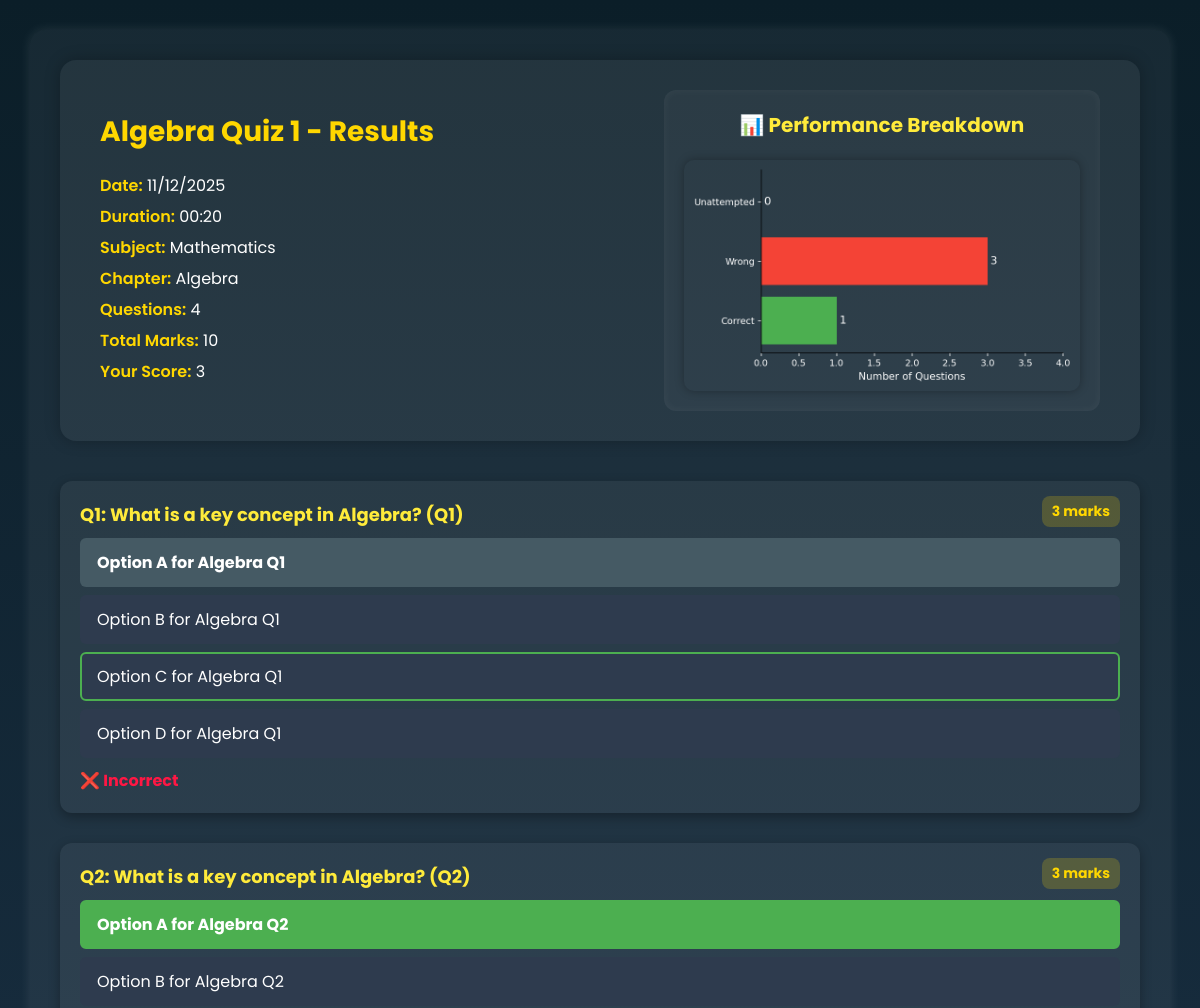
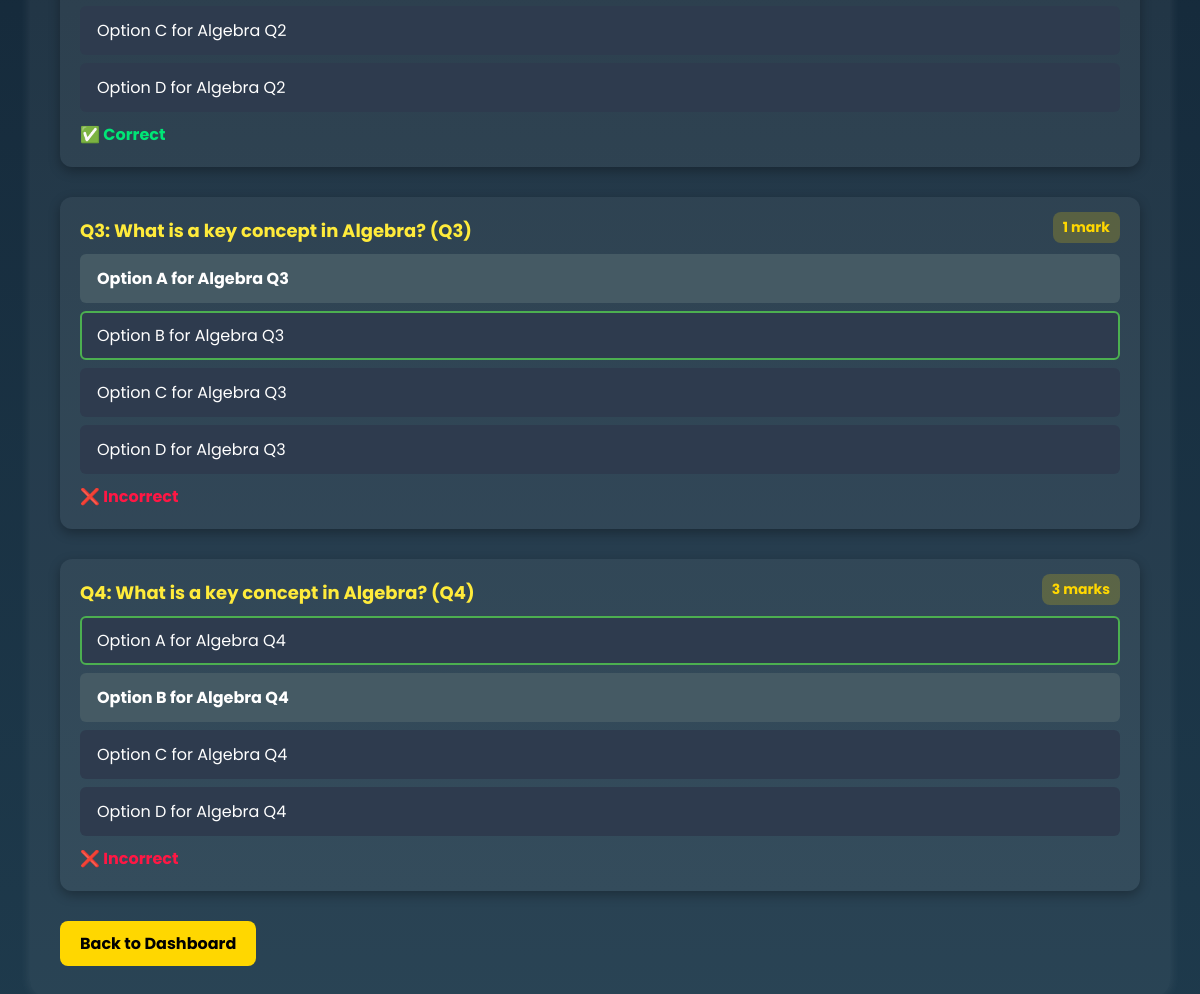
The page /quiz/1/result (signed in) on the database its author committed (2 pictures, top to bottom).
### models/database.py (models this page shows)
class Quiz(db.Model):
    __tablename__ = 'quiz'
    quiz_id = db.Column(db.Integer, primary_key=True, autoincrement=True)
    chap_id = db.Column(db.Integer, db.ForeignKey('chapter.chap_id', ondelete="CASCADE"), index=True, nullable=False)
    quiz_name = db.Column(db.String(255), nullable=False, default="Untitled Quiz")  # ✅ Added field
    date_of_quiz = db.Column(db.Date, nullable=True)
    duration = db.Column(db.Time, nullable=False)
    remarks = db.Column(db.Text, nullable=True)
    total_marks = db.Column(db.Integer, nullable=True)
    questions = db.relationship('Question', backref='quiz', cascade="all, delete", lazy=True)
    scores = db.relationship('Scores', backref='quiz', cascade="all, delete", lazy=True)

class Subject(db.Model):
    __tablename__ = 'subject'
    sub_id = db.Column(db.Integer, primary_key=True, autoincrement=True)
    sub_name = db.Column(db.String(255), nullable=False, unique=True)
    sub_desc = db.Column(db.Text, nullable=True)
    chapters = db.relationship('Chapter', backref='subject', cascade="all, delete", lazy=True)

class Chapter(db.Model):
    __tablename__ = 'chapter'
    chap_id = db.Column(db.Integer, primary_key=True, autoincrement=True)
    chap_name = db.Column(db.String(255), nullable=False)
    chap_desc = db.Column(db.Text, nullable=True)
    sub_id = db.Column(db.Integer, db.ForeignKey('subject.sub_id', ondelete="CASCADE"), index=True, nullable=False)
    quizzes = db.relationship('Quiz', backref='chapter', cascade="all, delete", lazy=True)

class Scores(db.Model):
    __tablename__ = 'scores'
    scr_id = db.Column(db.Integer, primary_key=True, autoincrement=True)
    quiz_id = db.Column(db.Integer, db.ForeignKey('quiz.quiz_id', ondelete="CASCADE"), index=True, nullable=False)
    user_id = db.Column(db.Integer, db.ForeignKey('user.user_id', ondelete="CASCADE"), index=True, nullable=False)
    time_stmt_of_attempt = db.Column(db.DateTime, default=datetime.utcnow, nullable=False)
    total_score = db.Column(db.Integer, nullable=False)

class Question(db.Model):
    __tablename__ = 'question'
    qn_id = db.Column(db.Integer, primary_key=True, autoincrement=True)
    quiz_id = db.Column(db.Integer, db.ForeignKey('quiz.quiz_id', ondelete="CASCADE"), index=True, nullable=False)
    qn_stmt = db.Column(db.Text, nullable=False)
    marks = db.Column(db.Integer, nullable=False)
    options = db.relationship('Options', backref='question', cascade="all, delete", lazy=True)

class Options(db.Model):
    __tablename__ = 'options'
    option_id = db.Column(db.Integer, primary_key=True, autoincrement=True)
    qn_id = db.Column(db.Integer, db.ForeignKey('question.qn_id', ondelete="CASCADE"), index=True, nullable=False)
    option_stmt = db.Column(db.String(255), nullable=False)
    is_crct = db.Column(db.Integer, nullable=False)

### controllers/studentcontroller.py (the view)
@app.route('/quiz/<int:quiz_id>/result')
def result(quiz_id):
    if 'user_id' not in session:
        return redirect(url_for('login'))
    user_id = session['user_id']
    quiz = Quiz.query.get_or_404(quiz_id)
    score = Scores.query.filter_by(user_id=user_id, quiz_id=quiz_id).first()
    questions = Question.query.filter_by(quiz_id=quiz_id).all()
    correct_count = 0
    wrong_count = 0
    unattempted_count = 0
    for q in questions:
        q.options = Options.query.filter_by(qn_id=q.qn_id).all()
        correct_option = next((opt for opt in q.options if opt.is_crct == 1), None)
        q.correct_option_id = correct_option.option_id if correct_option else None
        answer = Answers.query.filter_by(user_id=user_id, quiz_id=quiz_id, qn_id=q.qn_id).first()
        q.selected_option_id = answer.selected_option_id if answer else None
        if q.selected_option_id:
            if str(q.selected_option_id) == str(q.correct_option_id):
                correct_count += 1
            else:
                wrong_count += 1
        else:
            unattempted_count += 1
    categories = ['Correct', 'Wrong', 'Unattempted']
    counts = [correct_count, wrong_count, unattempted_count]
    colors = ['#4caf50', '#f44336', '#ffc107']
    fig, ax = plt.subplots(figsize=(6, 3.5), dpi=140)
    bars = ax.barh(categories, counts, color=colors)
    ax.bar_label(bars, fmt='%d', label_type='edge', padding=3, fontsize=12, color='white')
    ax.set_xlim(0, max(counts) + 1)
    ax.set_xlabel("Number of Questions", fontsize=11, color='white')
    ax.set_ylabel("")
    ax.tick_params(colors='white', labelsize=10)
    ax.set_facecolor('#1e3a4c')
    fig.patch.set_facecolor('#1e3a4c')
    for spine in ['top', 'right']:
        ax.spines[spine].set_visible(False)
    plt.tight_layout()
    buf = io.BytesIO()
    plt.savefig(buf, format='png', transparent=True)
    buf.seek(0)
    chart_data = base64.b64encode(buf.read()).decode('utf-8')
    buf.close()
    plt.close(fig)
    return render_template(
        "result.html",
        quiz=quiz,
        score=score,
        questions=questions,
        chart_data=chart_data
    )

### templates/result.html (shortened to what this page needs)
<!DOCTYPE html>
<html lang="en">
<head>
    <link rel="stylesheet" href="/static/result.css">
</head>
<body>
    <div class="result-container">
        <div class="result-header-grid">
            <div class="quiz-details">
                <h1>{{ quiz.quiz_name }} - Results</h1>
                <p><span class="label">Date:</span> {{ quiz.date_of_quiz.strftime('%d/%m/%Y') }}</p>
                <p><span class="label">Duration:</span> {{ quiz.duration.strftime('%H:%M') }}</p>
                <p><span class="label">Subject:</span> {{ quiz.chapter.subject.sub_name }}</p>
                <p><span class="label">Chapter:</span> {{ quiz.chapter.chap_name }}</p>
                <p><span class="label">Questions:</span> {{ questions|length }}</p>
                <p><span class="label">Total Marks:</span> {{ quiz.total_marks or 'N/A' }}</p>
                <p><span class="label">Your Score:</span> {{ score.total_score }}</p>
            </div>
            <div class="chart-section">
                <h3 class="chart-title">📊 Performance Breakdown</h3>
                <img alt="Performance Chart">
            </div>
        </div>
        <div class="questions-section">
            {% for qn in questions %}
            <div class="question-box {{ 'correct' if qn.selected_option_id == qn.correct_option_id else 'wrong' if qn.selected_option_id else 'unattempted' }}">
                <h4>
                    Q{{ loop.index }}: {{ qn.qn_stmt }}
                </h4>
                <span class="marks">{{ qn.marks }} mark{{ 's' if qn.marks > 1 else '' }}</span>
                <ul class="option-list">
                    {% for opt in qn.options %}
                    <li class="option-item
                        {% if opt.option_id == qn.correct_option_id %} correct-option{% endif %}
                        {% if opt.option_id == qn.selected_option_id %} selected-option{% endif %}">
                        {{ opt.option_stmt }}
                    </li>
                    {% endfor %}
                </ul>
                <p class="result-label">
                    {% if not qn.selected_option_id %}
                        🚫 Unattempted
                    {% elif qn.selected_option_id == qn.correct_option_id %}
                        ✅ Correct
                    {% else %}
                        ❌ Incorrect
                    {% endif %}
                </p>
            </div>
            {% endfor %}
        </div>
        <div class="center-btn">
            <a href="{{ url_for('student_dashboard') }}" class="btn">Back to Dashboard</a>
        </div>
    </div>
</body>
</html>

### static/result.css (style rules this page uses)
* { margin: 0; padding: 0; box-sizing: border-box; font-family: 'Poppins', sans-serif; }
body { background: linear-gradient(to bottom, #0b1e28, #162b3c, #1e3a4c); color: white; padding: 30px; }
.result-container { max-width: 1200px; margin: 0 auto; background: rgba(255, 255, 255, 0.05); padding: 30px; border-radius: 15px; box-shadow: 0 0 12px rgba(255, 255, 255, 0.1); }
.result-header-grid { display: grid; grid-template-columns: 1.2fr 1fr; gap: 40px; align-items: center; padding: 30px 40px; background: rgba(255, 255, 255, 0.05); border-radius: 16px; margin-bottom: 40px; box-shadow: 0 0 15px rgba(0, 0, 0, 0.25); }
.quiz-details { color: white; }
.quiz-details h1 { font-size: 28px; color: #FFD700; margin-bottom: 20px; }
.quiz-details p { margin: 6px 0; font-size: 16px; }
.quiz-details .label { font-weight: 600; color: #FFD700; }
.chart-section { text-align: center; background-color: rgba(255, 255, 255, 0.03); padding: 20px; border-radius: 12px; box-shadow: inset 0 0 10px rgba(255, 255, 255, 0.05); }
.chart-section h3, .chart-title { color: #ffeb3b; font-size: 20px; font-weight: 700; margin-bottom: 20px; }
.chart-section img { max-width: 100%; height: auto; display: block; margin: 0 auto; border-radius: 10px; box-shadow: 0 0 10px rgba(0, 0, 0, 0.3); }
.questions-section { margin-top: 30px; }
.question-box { position: relative; margin-bottom: 30px; padding: 20px; background-color: rgba(255, 255, 255, 0.05); border-radius: 12px; box-shadow: 0 4px 12px rgba(0, 0, 0, 0.3); }
.marks { position: absolute; top: 15px; right: 20px; background: rgba(255, 215, 0, 0.2); color: #FFD700; font-weight: bold; padding: 5px 10px; border-radius: 8px; font-size: 14px; white-space: nowrap; }
.question-box.correct { border-left-color: #00c853; }
.question-box.wrong { border-left-color: #f44336; }
.question-box h4 { color: #ffeb3b; font-size: 18px; margin-bottom: 10px; }
.option-list { list-style: none; padding-left: 0; margin-bottom: 10px; }
.option-item { background: #2e3b4e; color: #fff; padding: 10px 15px; margin-bottom: 8px; border-radius: 6px; border: 2px solid transparent; }
.option-item.correct-option { border-color: #4caf50; }
.option-item.selected-option { font-weight: bold; background: #455a64; }
.option-item.correct-option.selected-option { background: #4caf50; color: #fff; }
.result-label { margin-top: 5px; font-weight: bold; font-size: 16px; color: #ff1744; }
.question-box.correct .result-label { color: #00e676; }
.btn { display: inline-block; padding: 10px 20px; background-color: #FFD700; color: #000; font-weight: 700; border-radius: 8px; text-decoration: none; transition: all 0.3s ease; }

### rows shown on the page
Quiz: quiz_name "Algebra Quiz 1", date_of_quiz "11/12/2025", duration "00:20", total_marks "10"
Subject: chapter.subject.sub_name "Mathematics"
Chapter: chapter.chap_name "Algebra"
Scores: total_score "3"
Question: qn_stmt "What is a key concept in Algebra? (Q1)", marks "3", marks "s", shows "❌ Incorrect"
Options: option_stmt "Option A for Algebra Q1"
Options: option_stmt "Option B for Algebra Q1"
Options: option_stmt "Option C for Algebra Q1"
Options: option_stmt "Option D for Algebra Q1"
Question: qn_stmt "What is a key concept in Algebra? (Q2)", marks "3", marks "s", shows "✅ Correct"
Options: option_stmt "Option A for Algebra Q2"
Options: option_stmt "Option B for Algebra Q2"
Options: option_stmt "Option C for Algebra Q2"
Options: option_stmt "Option D for Algebra Q2"
Question: qn_stmt "What is a key concept in Algebra? (Q3)", marks "1", shows "❌ Incorrect"
Options: option_stmt "Option A for Algebra Q3"
Options: option_stmt "Option B for Algebra Q3"
Options: option_stmt "Option C for Algebra Q3"
Options: option_stmt "Option D for Algebra Q3"
Question: qn_stmt "What is a key concept in Algebra? (Q4)", marks "3", marks "s", shows "❌ Incorrect"
Options: option_stmt "Option A for Algebra Q4"
Options: option_stmt "Option B for Algebra Q4"
Options: option_stmt "Option C for Algebra Q4"
Options: option_stmt "Option D for Algebra Q4"

### other values the page prints
{{ questions|length }} "4"
